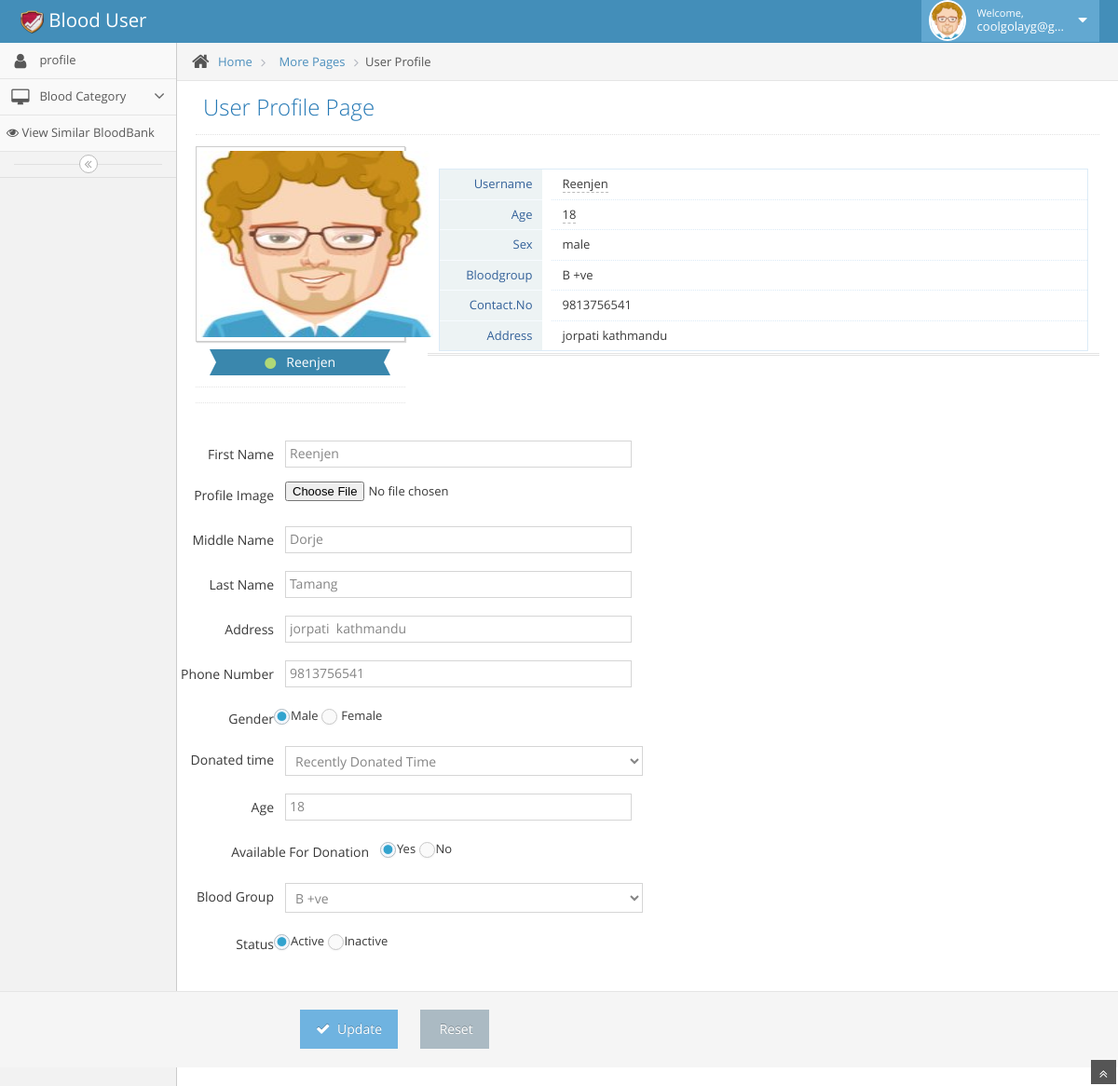
/user/profile_click.php (signed in), run on the app's committed database.
### tables this page shows
CREATE TABLE `tbl_user` (
  `user_id` bigint(255) NOT NULL,
  `user_email` varchar(255) DEFAULT NULL,
  `user_password` varchar(255) DEFAULT NULL,
  `user_role` varchar(255) NOT NULL,
  `user_Firstname` varchar(255) NOT NULL,
  `user_Middlename` varchar(255) NOT NULL,
  `user_Lastname` varchar(255) NOT NULL,
  `user_Address` varchar(255) NOT NULL,
  `user_gender` varchar(255) NOT NULL,
  `user_phonenumber` bigint(255) NOT NULL,
  `user_age` int(255) NOT NULL,
  `user_bloodgroup` varchar(255) NOT NULL,
  `user_avialibility` varchar(255) NOT NULL,
  `user_recentlydonatedtime` varchar(255) NOT NULL,
  `user_status` varchar(255) NOT NULL,
  `user_photo` varchar(255) NOT NULL
);

CREATE TABLE `tbl_category` (
  `cat_id` bigint(20) NOT NULL,
  `cat_title` varchar(255) NOT NULL,
  `cat_status` varchar(255) NOT NULL
);

### user/profile_click.php (the view, shortened to what this page needs)
<?php include'layout_user/header_user.php';?>
<?php include'layout_user/sidebar_user.php';?>
<?php
											$stmt = $conn->prepare("SELECT * FROM tbl_user WHERE user_id=:user_id");
											$stmt->bindParam(':user_id', $_SESSION['id']);
											$stmt->execute();
											$user_data=$stmt->fetch();
											$path = 'images/profile_photo/';
											$default_photo = 'assets/avatars/profile-pic.jpg';
											?>
				<div class="main-content">
					<div class="breadcrumbs" id="breadcrumbs">
						<ul class="breadcrumb">
							<li>
								<i class="icon-home home-icon"></i>
								<a href="#">Home</a>
							</li>
							<li>
								<a href="#">More Pages</a>
							</li>
							<li class="active">User Profile</li>
						</ul>
					</div>
					<div class="page-content">
						<div class="page-header">
							<h1>
								User Profile Page
							</h1>
						</div>
						<div class="row">
							<div class="col-xs-12">
								<div>
									<div id="user-profile-1" class="user-profile row">
										<div class="col-xs-12 col-sm-3 center">
											<div>
												<span class="profile-picture">
													<img  alt="Alex's Avatar" width="250px" height="200px" src="<?php if($user_data['user_photo'] == '') echo $default_photo; else echo $path.$user_data['user_photo']; ?>" />
												</span>
												<div class="space-4"></div>
												<div class="width-80 label label-info label-xlg arrowed-in arrowed-in-right">
													<div class="inline position-relative">
														<a href="#" class="user-title-label dropdown-toggle" data-toggle="dropdown">
															<i class="icon-circle light-green middle"></i>
															<span class="white"> <?php echo $user_data['user_Firstname']; ?> </span>
														</a>
													</div>
												</div>
											</div>
											<div class="hr hr12 dotted"></div>
											<div class="hr hr16 dotted"></div>
										</div>
										<div class="col-xs-12 col-sm-9">
											<div class="space-12"></div>
											<div class="profile-user-info profile-user-info-striped">
												<div class="profile-info-row">
													<div class="profile-info-name"> Username </div>
													<div class="profile-info-value">
														<span class="editable" id="username"><?php echo $user_data['user_Firstname']; ?></span>
													</div>
												</div>
												<div class="profile-info-row">
													<div class="profile-info-name"> Age </div>
													<div class="profile-info-value">
														<span class="editable" id="age"><?php echo $user_data['user_age']; ?></span>
													</div>
												</div>
												<div class="profile-info-row">
													<div class="profile-info-name"> Sex </div>
													<div class="profile-info-value">
														<span class="editable" id="username"><?php echo $user_data['user_gender']; ?></span>
													</div>
												</div>
												<div class="profile-info-row">
													<div class="profile-info-name"> Bloodgroup </div>
													<div class="profile-info-value">
														<span class="editable" id="username"><?php echo $user_data['user_bloodgroup']; ?></span>
													</div>
												</div>
												<div class="profile-info-row">
													<div class="profile-info-name"> Contact.No </div>
													<div class="profile-info-value">
														<span class="editable" id="username"><?php echo $user_data['user_phonenumber']; ?></span>
													</div>
												</div>
												<div class="profile-info-row">
													<div class="profile-info-name"> Address</div>
													<div class="profile-info-value">
														<span class="editable" id="username"><?php echo $user_data['user_Address']; ?></span>
													</div>
												</div>
											</div>
											<div class="hr hr2 hr-double"></div>
											<div class="space-6"></div>
										</div>
									</div>
								</div>
							</div>
						</div>
					</div>
				</div>
				<div>
						<form class="form-horizontal" name="infoform" id="infoform" method="POST" action="" enctype="multipart/form-data" role="form">
									<div class="form-group">
										<label class="col-sm-3 control-label no-padding-right" for="form-field-1">First Name </label>
										<div class="col-sm-9">
											<input type="text" id="firstname" value="<?php echo $user_data['user_Firstname']?>" name="firstname" class="col-xs-10 col-sm-5" />
										</div>
									</div>
											<div class="form-group">
										<label class="col-sm-3 control-label no-padding-right" for="form-field-1">Profile Image </label>
										<div class="col-sm-9">
											<input type="file" id="image" name="image" />
										</div>
									</div>
									<div class="space-4"></div>
									<div class="form-group">
										<label class="col-sm-3 control-label no-padding-right" for="form-field-1"> Middle Name </label>
										<div class="col-sm-9">
											<input type="text" id="middlename" value="<?php echo $user_data['user_Middlename']?>" name="middlename" class="col-xs-10 col-sm-5" />
										</div>
									</div>
									<div class="space-4"></div>
									<div class="form-group">
										<label class="col-sm-3 control-label no-padding-right" for="form-field-1"> Last Name </label>
										<div class="col-sm-9">
											<input type="text" id="lastname" value="<?php echo $user_data['user_Lastname']?>" name="lastname" class="col-xs-10 col-sm-5" />
										</div>
									</div>
									<div class="space-4"></div>
									<div class="form-group">
										<label class="col-sm-3 control-label no-padding-right" for="form-field-1"> Address </label>
										<div class="col-sm-9">
											<input type="text" id="address" value="<?php echo $user_data['user_Address']?>" name="address" class="col-xs-10 col-sm-5" />
										</div>
									</div>
									<div class="space-4"></div>
								<div class="form-group">
										<label class="col-sm-3 control-label no-padding-right" for="form-field-1">  Phone Number </label>
										<div class="col-sm-9">
											<input type="text" id="phonenumber" value="<?php echo $user_data['user_phonenumber']?>" name="phonenumber" class="col-xs-10 col-sm-5" />
										</div>
									</div>
									<div class="space-4"></div>
									<div class="form-group">
										<label class="col-sm-3 control-label no-padding-right" for="form-field-1"> Gender </label>
									<span class="lbl">Male</span>
									<span class="lbl"> Female</span>
									</div>
										<div class="form-group">
									<label class="col-sm-3 control-label no-padding-right" for="form-field-2">Donated time</label>
									<div class="col-sm-4">
															<select class="form-control" id="time" name="time">
																<option value="0">Recently Donated Time</option>
															</select>
									</div>
									</div>
									<div class="space-4"></div>
										<div class="form-group">
										<label class="col-sm-3 control-label no-padding-right" for="form-field-1"> Age </label>
									<div class="col-sm-9">
											<input type="number" id="age" value="<?php echo $user_data['user_age']?>" name="age" class="col-xs-10 col-sm-5" />
										</div>
									</div>
										<div class="space-4"></div>
										<div class="form-group">
										<label class="col-sm-4 control-label no-padding-right" for="form-field-1"> Available For Donation </label>
											<div class="col-sm-8">
											<span class="lbl">Yes</span>
											<span class="lbl">No</span>
											</div>
									</div>
									<div class="space-4"></div>
									<div class="form-group">
										<label class="col-sm-3 control-label no-padding-right" for="form-field-2"> Blood Group</label>
										<div class="col-sm-4">
														<div>
															<select class="form-control" id="bloodgroup" name="bloodgroup">
																<?php
																 $conn->setAttribute(PDO::ATTR_ERRMODE, PDO::ERRMODE_EXCEPTION);
    															$stmt = $conn->prepare("SELECT * FROM tbl_category");
    															$stmt->execute();
    															foreach($stmt->fetchAll() as $k=>$category) { ?>
																<option value="<?php echo $category['cat_title']; ?>" <?php if($category['cat_title']==$user_data['user_bloodgroup']) echo 'selected="selected"'; ?>><?php echo $category['cat_title']; ?></option>
																<?php } ?>
															</select>
										</div>
									</div>
									</div>
									<div class="space-4"></div>
									<div class="form-group">
										<label class="col-sm-3 control-label no-padding-right" for="form-field-1"> Status </label>
											<span class="lbl">Active</span>
											<span class="lbl">Inactive</span>
									</div>
									<div class="space-4"></div>
									<div class="clearfix form-actions">
										<div class="col-md-offset-3 col-md-9">
											<button class="btn btn-info" name="updatebtn" type="submit">
												<i class="icon-ok bigger-110"></i>
												Update
											</button>
											<button class="btn" id="submitbtn2" name="submitbtn2" type="reset">
												Reset
											</button>
										</div>
									</div>
</form>
</div>
			</div>
			<a href="#" id="btn-scroll-up" class="btn-scroll-up btn btn-sm btn-inverse">
				<i class="icon-double-angle-up icon-only bigger-110"></i>
			</a>
		</div>
	</body>
</html>

### user/layout_user/header_user.php (shortened to what this page needs)
<!DOCTYPE html>
<?php
include '../app/connect.php';
 ?>
<html lang="en">
<head>
		<link href="assets/css/bootstrap.min.css" rel="stylesheet" />
		<link rel="stylesheet" href="assets/css/font-awesome.min.css" />
		<link rel="stylesheet" href="assets/css/ace-fonts.css" />
		<link rel="stylesheet" href="assets/css/ace.min.css" />
		<link rel="stylesheet" href="assets/css/ace-rtl.min.css" />
		<link rel="stylesheet" href="assets/css/ace-skins.min.css" />
		<link href="https://maxcdn.bootstrapcdn.com/font-awesome/4.7.0/css/font-awesome.min.css" rel="stylesheet">
	</head>
	<body>
		<div class="navbar navbar-default" id="navbar">
			<div class="navbar-container" id="navbar-container">
				<div class="navbar-header pull-left">
					<a href="tbl_all.php" class="navbar-brand">
						<small>
							<img src="assets\images\favicon.png" />
							Blood User
						</small>
					</a>
				</div>
				<div class="navbar-header pull-right" role="navigation">
					<ul class="nav ace-nav">
<?php
$stmt = $conn->prepare("SELECT * FROM tbl_user WHERE user_id=:user_id");
$stmt->bindParam(':user_id', $_SESSION['id']);
$stmt->execute();
$user_data=$stmt->fetch();
$path = 'images/profile_photo/';
$default_photo = 'assets/avatars/profile-pic.jpg';
?>
						<li class="light-blue">
							<a data-toggle="dropdown" href="#" class="dropdown-toggle">
								<img class="nav-user-photo" src="<?php if($user_data['user_photo'] == '') echo $default_photo; else echo $path.$user_data['user_photo']; ?>" alt="User's Photo" />
								<span class="user-info">
									<small>Welcome,</small>
									<?php echo $_SESSION['email']; ?>
								</span>
								<i class="icon-caret-down"></i>
							</a>
						</li>
					</ul>
				</div>
			</div>
		</div>

### user/layout_user/sidebar_user.php (shortened to what this page needs)
<div class="main-container" id="main-container">
	<div class="main-container-inner">
		<div class="sidebar" id="sidebar">
			<ul class="nav nav-list">
					<li>
					<a href="profile.php" class="dropdown-toggle">
						<i class="icon-user"></i>
						<span class="menu-text">profile</span>
					</a>
					</li>
					</ul>
				<ul class="nav nav-list">
					<li>
					<a href="#" class="dropdown-toggle">
						<i class="icon-desktop"></i>
						<span class="menu-text"> Blood Category </span>
						<b class="arrow icon-angle-down"></b>
					</a>
						</li>
				</ul>
			<ul class="nav nav-list">
				<li>
				<a href="tbl_common.php">
						<span class="menu-text">
						<i class="icon-eye-open"></i>
							View Similar BloodBank
						</span>
					</a>
					</li>
			</ul>
			<div class="sidebar-collapse" id="sidebar-collapse">
				<i class="icon-double-angle-left" data-icon1="icon-double-angle-left" data-icon2="icon-double-angle-right"></i>
			</div>
		</div>

### data on the page
tbl_user: user_Firstname "Reenjen", user_age "18", user_gender "male", user_bloodgroup "B +ve", user_phonenumber "9813756541", user_Address "jorpati kathmandu", firstname "Reenjen", middlename "Dorje", lastname "Tamang", address "jorpati kathmandu", phonenumber "9813756541", age "18", bloodgroup "B +ve"

### other printed values
$_SESSION['email'] "coolgolayg@g…"
